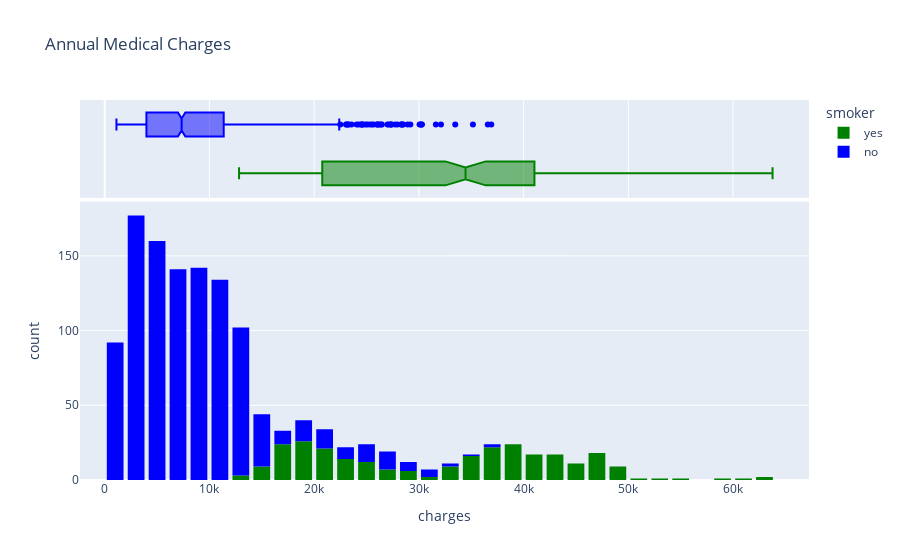

The code cell stored with this chart in its notebook:
### Code cell
fig = px.histogram(medical_df,x='charges',marginal='box',
                   color='smoker', color_discrete_sequence=['green','blue'],
                   title='Annual Medical Charges')
fig.update_layout(bargap=0.2)
fig.show()

### Figure 1 — Plotly figure (JSON) as saved in the notebook; plotly's stock layout.template omitted (floating-point values rounded to 4 significant figures; data arrays with more than 128 entries replaced by an {"elided": "..."} marker saying what was removed)
{"data": [{"alignmentgroup": "True", "bingroup": "x", "hovertemplate": "smoker=yes<br>charges=%{x}<br>count=%{y}<extra></extra>", "legendgroup": "yes", "marker": {"color": "green", "pattern": {"shape": ""}}, "name": "yes", "offsetgroup": "yes", "orientation": "v", "showlegend": true, "type": "histogram", "x": {"elided": "274 float values"}, "xaxis": "x", "yaxis": "y"}, {"alignmentgroup": "True", "hovertemplate": "smoker=yes<br>charges=%{x}<extra></extra>", "legendgroup": "yes", "marker": {"color": "green"}, "name": "yes", "notched": true, "offsetgroup": "yes", "showlegend": false, "type": "box", "x": {"elided": "274 float values"}, "xaxis": "x2", "yaxis": "y2"}, {"alignmentgroup": "True", "bingroup": "x", "hovertemplate": "smoker=no<br>charges=%{x}<br>count=%{y}<extra></extra>", "legendgroup": "no", "marker": {"color": "blue", "pattern": {"shape": ""}}, "name": "no", "offsetgroup": "no", "orientation": "v", "showlegend": true, "type": "histogram", "x": {"elided": "1064 float values"}, "xaxis": "x", "yaxis": "y"}, {"alignmentgroup": "True", "hovertemplate": "smoker=no<br>charges=%{x}<extra></extra>", "legendgroup": "no", "marker": {"color": "blue"}, "name": "no", "notched": true, "offsetgroup": "no", "showlegend": false, "type": "box", "x": {"elided": "1064 float values"}, "xaxis": "x2", "yaxis": "y2"}], "layout": {"bargap": 0.2, "barmode": "relative", "legend": {"title": {"text": "smoker"}, "tracegroupgap": 0}, "title": {"text": "Annual Medical Charges"}, "xaxis": {"anchor": "y", "domain": [0, 1], "title": {"text": "charges"}}, "xaxis2": {"anchor": "y2", "domain": [0, 1], "matches": "x", "showgrid": true, "showticklabels": false}, "yaxis": {"anchor": "x", "domain": [0, 0.7326], "title": {"text": "count"}}, "yaxis2": {"anchor": "x2", "domain": [0.7426, 1], "matches": "y2", "showgrid": false, "showline": false, "showticklabels": false, "ticks": ""}}}
